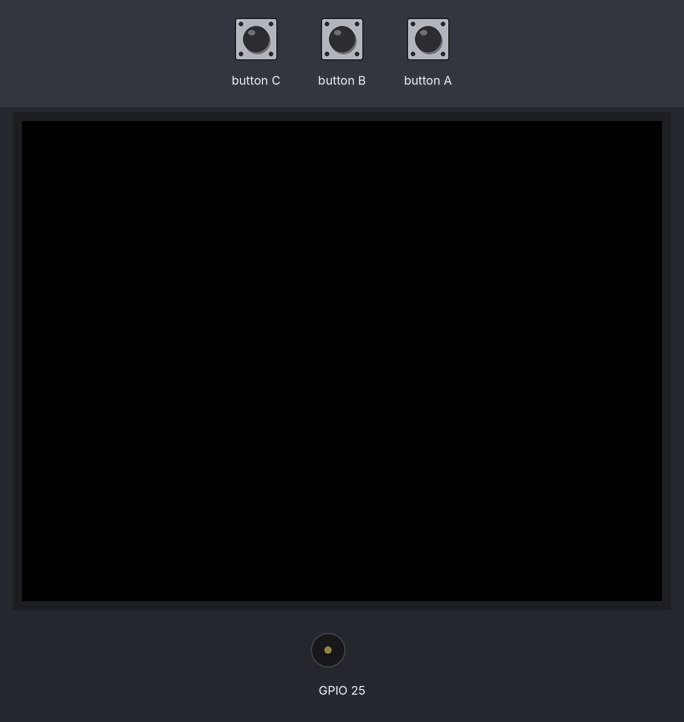
This sketch was run on a simulated ESP32. Parts: 320×240 colour display, buzzer (waves = sounding). The inputs (shaded band) are chosen by the test bench.

Above: at 1.3 s.
1.4 s: button C pressed for 0.15 s
Timing chart, 0 to 4.4 s (numbered marks = the images above; inputs shaded):
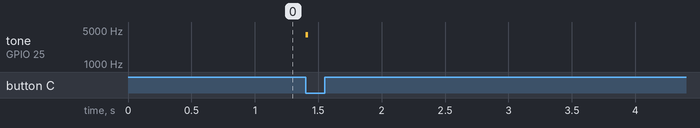

The sketch:

00_button.ino
```cpp
#include <M5Stack.h>

void setup() { M5.begin(); }

void loop() {
  M5.update();  // ボタンかスピーカーを使うときは、この行を追加
  if (M5.BtnA.wasPressed()) {
    M5.Speaker.tone(3135, 20);  // 3135Hzの音を20ミリ秒再生
  }
  if (M5.BtnB.wasPressed()) {
    M5.Speaker.tone(3520, 20);  // 3520Hzの音を20ミリ秒再生
  }
  if (M5.BtnC.wasPressed()) {
    M5.Speaker.tone(3951, 20);  // 3951Hzの音を20ミリ秒再生
  }
}
```

Measured:
- after the input at 1.4 s, tone on GPIO 25: silent → 3951 Hz at once, → silent 0.02 s later
